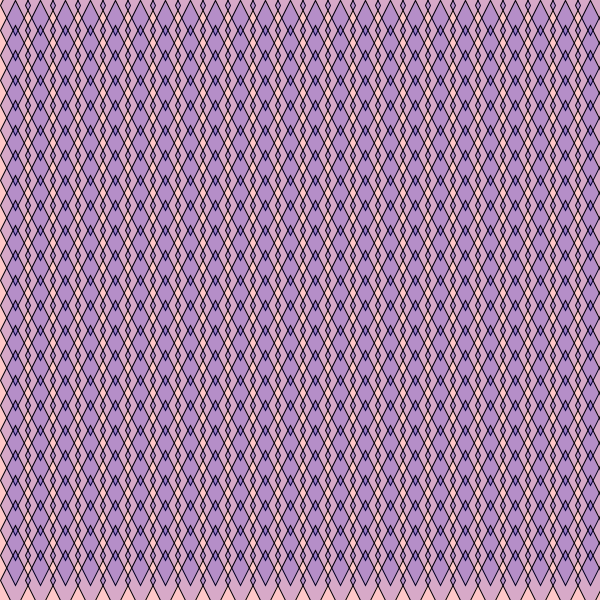
Frame 1 (no input)
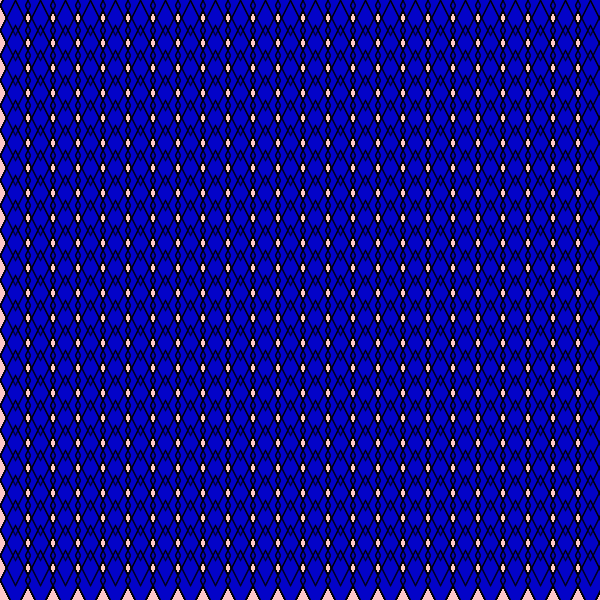
Frame 60 (the mouse pressed at the canvas centre just before this capture)
Frame 120 (the mouse held since frame 60 and released just before this capture): identical to frame 60, image omitted

The Processing sketch that drew these frames (run headless with seeded random() and noise(); from frame 60 on, the mouse is pressed at the canvas centre):

// Processing sketch: processing_51462
// ── processing_51462.pde

void setup(){
  size(600,600);
  smooth();
background(255,200,200);

  
  
}


void draw(){
  for(int i =0; i < width; i+=25){
    for(int j = 5; j < height; j+=25){
      if(mouseX > i && mouseX < i+25 && mouseY > j && mouseY < j+25){
    fill(245,40,23,227);
      }else{
        fill(0,0,200,40);
      }
     quad(i,j,i+15,j-30,i+30,j,i+15,j+30);
    }
  }
}
 
